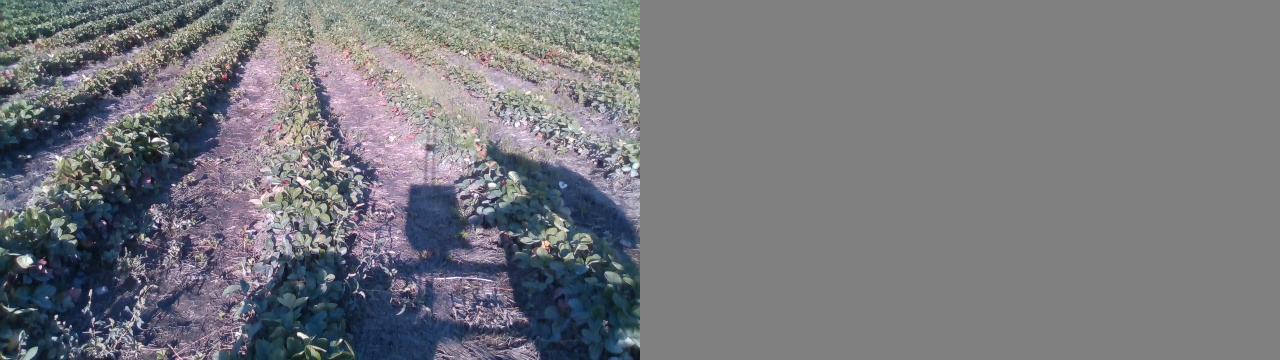
#> input picture auto_nav/scripts/Lane_fit.png, 1280 x 360 px, given as the content of the folder /home/vignesh/dummy_folder/test_cases/tiny_plants/lanes_test, which was not available
$ python comp_fitting.py   (Python 2 division)   (older library calls are emulated)
#> lines starting #> are read from the running program, lines starting #| are printed output that depends on the picture; after the words box and inside, x2 and y2 are one past the last pixel; in counts of white or black regions, pixels touching at a corner belong together; pictures that were not available may be replaced by others from this repository, and a replacement may not be noted
#!/usr/bin/env python
import cv2
import numpy as np
import matplotlib.image as mpimg
import matplotlib.pyplot as plt
import time
import glob
import os.path as osp
import math

total_time = 0
# input_dir = ("/home/vignesh/dummy_folder/test_cases/inclined_terrains/") # HOUGH
matching_score = []
test_dir = str('/home/vignesh/dummy_folder/test_cases/tiny_plants/')
input_dir = (test_dir+"lanes_test/")  # HOUGH
src = np.float32([(0,0), (1,0), (-0.25, 0.9), (1.25, 0.9)])
dst = np.float32([(0,0), (1,0), (0,1), (1,1)])

def perspective_warp(img, dst_size, src, dst): # Choose the four vertices
    img_size = np.float32([(img.shape[1],img.shape[0])])
    src = src* img_size
    dst = dst * np.float32(dst_size) # For destination points

    # Given src and dst points, calculate the perspective transform matrix
    M = cv2.getPerspectiveTransform(src, dst)

    # Warp the image using OpenCV warpPerspective()
    warped = cv2.warpPerspective(img, M, dst_size)

    return warped, M

def hough_function(gray):
    minLinLength = 265
    maxLineGap = 20
    thres = 250

    lines = cv2.HoughLinesP(gray,1, np.pi/180, thres, minLinLength, maxLineGap)
    midLane = []
    total_x1 = []
    total_y1 = []
    total_x2 = []
    total_y2 = []
    gray_rgb = cv2.cvtColor(gray,cv2.COLOR_GRAY2RGB)

    for i in range(1,len(lines)):
       for x1, y1, x2, y2 in lines[i]:
          # l_a = abs(np.arctan2(y2-y1,x2-x1)-1.57)
          #if(abs(l_a)<0.1):
          if(abs(y1 - y2)<30):
               continue # Reject the vertical lines

          cv2.line(gray_rgb,(x1,y1),(x2,y2),(255,0,0),2)

          if (y2>y1):
	          total_x1.append(x1)
	          total_y1.append(y1)

	          total_x2.append(x2)
	          total_y2.append(y2)
          else:
	          total_x1.append(x2)
	          total_y1.append(y2)

	          total_x2.append(x1)
	          total_y2.append(y1)

          # np.sum(total_y1)/len(total_y1)
    cv2.line(gray_rgb,(int(np.mean(total_x1)),int(np.mean(total_y1))),(int(np.mean(total_x2)),int(np.mean(total_y2))),(255,0,255),4)

    lenAB = math.sqrt(math.pow(np.mean(total_x1) - np.mean(total_x2), 2.0) + pow(np.mean(total_y1) - np.mean(total_y2), 2.0))
    length = gray_rgb.shape[1]-int(np.mean(total_y1))

    C_x = np.mean(total_x2) + (np.mean(total_x2) - np.mean(total_x1)) / lenAB * length
    C_y = np.mean(total_y2) + (np.mean(total_y2) - np.mean(total_y1)) / lenAB * length

    D_x = np.mean(total_x1) + (np.mean(total_x1) - np.mean(total_x2)) / lenAB * length
    D_y = np.mean(total_y1) + (np.mean(total_y1) - np.mean(total_y2)) / lenAB * length

    cv2.line(gray_rgb,(int(np.mean(total_x1)),int(np.mean(total_y1))),(int(C_x),int(C_y)),(0,0,255),2)
    cv2.line(gray_rgb,(int(np.mean(total_x1)),int(np.mean(total_y1))),(int(D_x),int(D_y)),(0,0,255),2)
    # print C_x, C_y, D_x, D_y
    return gray_rgb, C_x, C_y, D_x, D_y

############################ HOUGH transform ############################
for label_file in glob.glob(osp.join(input_dir, '*.png')):
        print(label_file)
        with open(label_file) as f:
            base = osp.splitext(osp.basename(label_file))[0]
            img = cv2.imread(label_file)
#> img is the input picture: shape (360, 1280, 3); mean B, G, R 124.6, 119.6, 118.3
            #img = cv2.resize(img,None,fx=0.75,fy=0.75)
            img = cv2.medianBlur(img, 15)

    	    # Read Images
    	    #img = mpimg.imread("/home/vignesh/dummy_folder/test_cases/20191010_L1_N_0000_crop_pred.png", cv2.CV_8UC1)

            crop_ratio = 0.3

            # Load image, convert to grayscale, threshold and find contours
            # img = cv2.imread("/home/vignesh/dummy_folder/20191010_L1_N_1498_crop_pred.png")
            rheight, rwidth = img.shape[:2]
#> rheight = 360; rwidth = 1280

            roi_img = img[int(crop_ratio*rheight):rheight,0:rwidth]
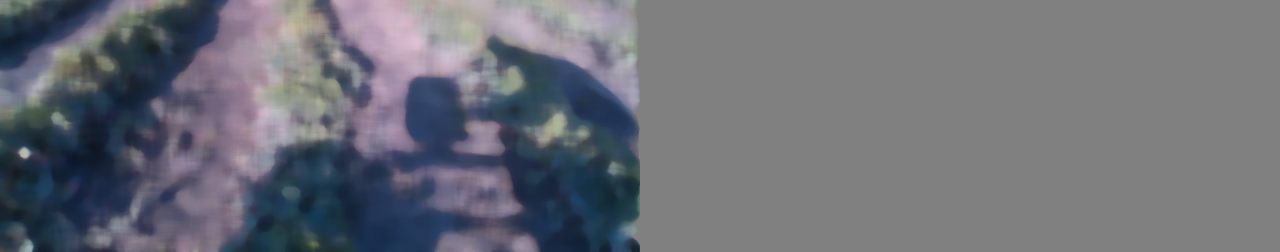
#> roi_img: shape (252, 1280, 3); mean B, G, R 119.3, 111.2, 109.1

    	    # img = cv2.resize(img,None,fx=0.75,fy=0.75)
            # gray = cv2.Canny(img, 50, 150)

    	    gray = cv2.cvtColor(roi_img,cv2.COLOR_BGR2GRAY)
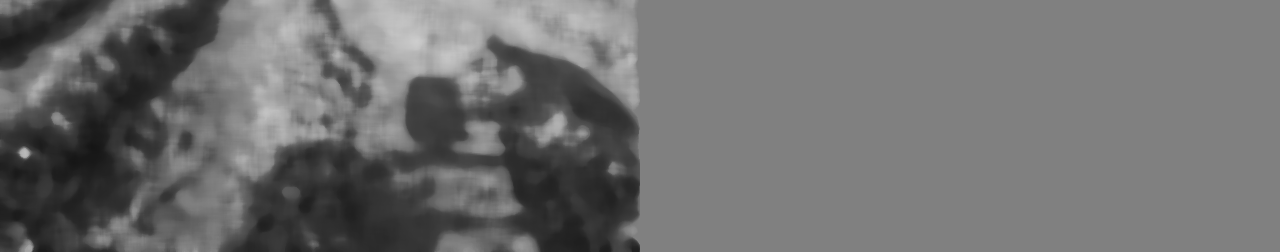
#> gray: shape (252, 1280); min 21, max 205, mean 111.5
            dst_size = gray.shape[:2]
#> dst_size = (252, 1280)

            warp_img, M_t  = perspective_warp(gray, (dst_size[0], dst_size[1]), src, dst) # Perspective warp
#> in perspective_warp, `warped = cv2.warpPerspective(img, M, dst_size)`:
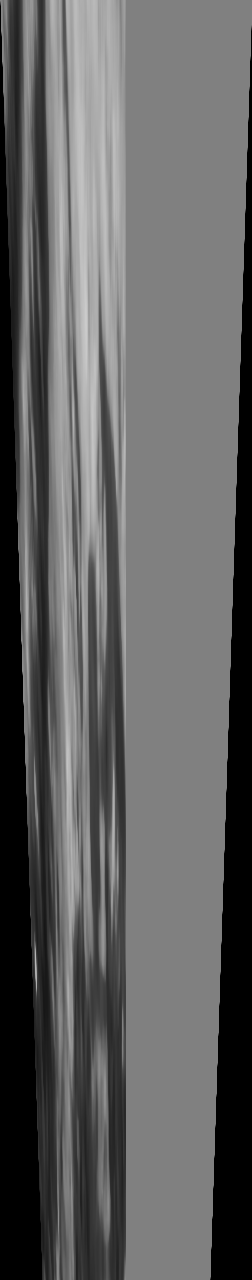
#> warped: shape (1280, 252); min 0, max 203, mean 97.4
#> M_t = [[0.197, 0.278, 0], [0, 8.47, 0], [0, 0.0022, 1]]

            gray_rgb, C_x, C_y, D_x, D_y = hough_function(warp_img)
#> in hough_function, `lines = cv2.HoughLinesP(gray,1, np.pi/180, thres, minLinLength, maxLin..`: lines = 492 rows, first 6: [52, 1279, 209, 0], [71, 1279, 228, 0], [113, 1279, 248, 0], [26, 0, 49, 1279], [129, 819, 146, 961], [149, 943, 179, 1279]
#> after the loop in hough_function, `for i in range(1,len(lines)):`:
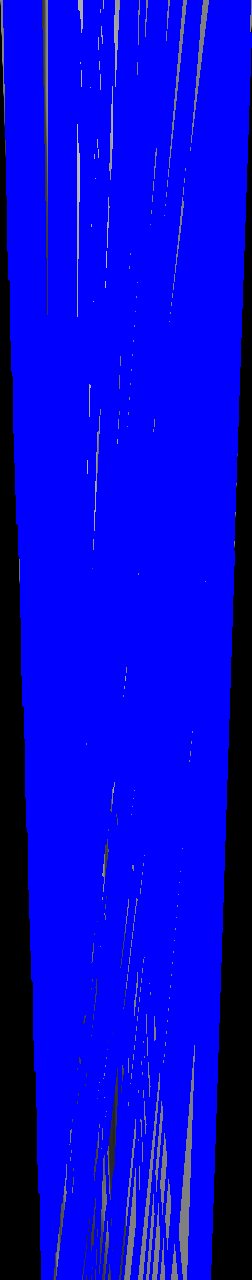
#> gray_rgb: shape (1280, 252, 3); mean B, G, R 208.8, 4.1, 4.1
#> after the loop in hough_function, `for i in range(1,len(lines)):`: total_x1 = 423 values, max 250 at index 43, min 4 at index 380, mean 125.4; total_x2 = 423 values, max 232 at index 237, min 9 at index 380, mean 104.5; total_y1 = 423 values, max 1248 at index 390, min 0 at index 0, mean 440.8; total_y2 = 423 values, max 1279 at index 0, min 34 at index 403, mean 849.8
#> in hough_function, `lenAB = math.sqrt(math.pow(np.mean(total_x1) - np.mean(total_x2), 2.0)..`: lenAB = 409.5
#> in hough_function, `length = gray_rgb.shape[1]-int(np.mean(total_y1))`: length = -188
#> in hough_function, `C_x = np.mean(total_x2) + (np.mean(total_x2) - np.mean(total_x1)) / le..`: C_x = 114.1
#> in hough_function, `C_y = np.mean(total_y2) + (np.mean(total_y2) - np.mean(total_y1)) / le..`: C_y = 662
#> in hough_function, `D_x = np.mean(total_x1) + (np.mean(total_x1) - np.mean(total_x2)) / le..`: D_x = 115.8
#> in hough_function, `D_y = np.mean(total_y1) + (np.mean(total_y1) - np.mean(total_y2)) / le..`: D_y = 628.6
#> in hough_function, `cv2.line(gray_rgb,(int(np.mean(total_x1)),int(np.mean(total_y1))),(int..`:
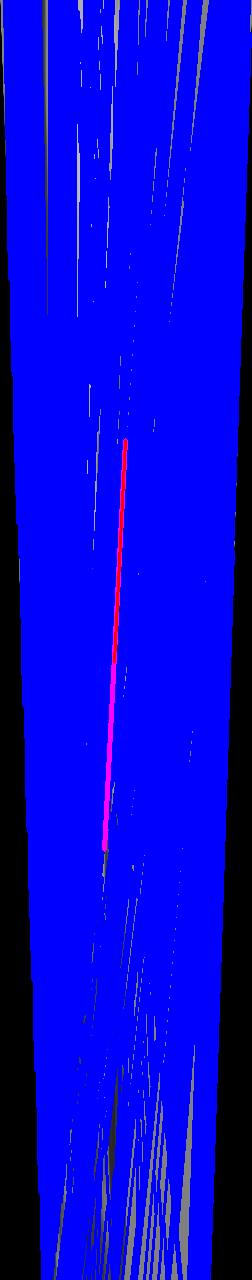
#> gray_rgb: shape (1280, 252, 3); mean B, G, R 208.3, 4.1, 5.7
#> in hough_function, `cv2.line(gray_rgb,(int(np.mean(total_x1)),int(np.mean(total_y1))),(int..`: gray_rgb: shape (1280, 252, 3); 0.02% of pixels changed, all inside (x1, y1, x2, y2) = (114, 450, 124, 629)
#> C_x = 114.1; C_y = 662; D_x = 115.8; D_y = 628.6

            invwarp_img, M_tinv  = perspective_warp(gray_rgb, (dst_size[1], dst_size[0]), dst, src) # Perspective warp
#> call 2 of perspective_warp, with dst_size = (1280, 252), src = array of shape (4, 2), dst = array of shape (4, 2)
#> in perspective_warp (call 2), `M = cv2.getPerspectiveTransform(src, dst)`: M = [[5.08, -0.167, 0], [0, 0.118, 0], [0, -0.00026, 1]]
#> in perspective_warp (call 2), `warped = cv2.warpPerspective(img, M, dst_size)`:
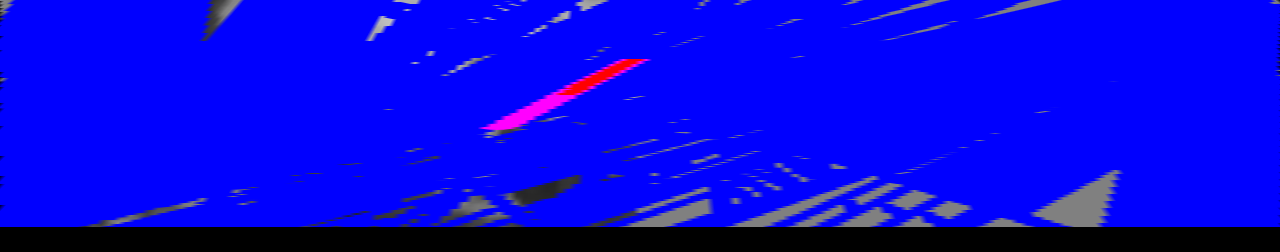
#> warped: shape (252, 1280, 3); mean B, G, R 222.2, 5.5, 7.2
#> M_tinv has the same summary as M in perspective_warp

            point_wp = np.array([C_x, C_y, 1])
#> point_wp = [114.1, 662, 1]
            peakidx_i = np.matmul(M_tinv, point_wp)
#> peakidx_i = [469, 78.2, 0.828]
            peakidx_in = np.array([peakidx_i[0]/peakidx_i[2],peakidx_i[1]/peakidx_i[2]]) # divide by Z point
#> peakidx_in = [566.7, 94.5]
            peakidx_in = peakidx_in.astype(int)
#> peakidx_in = [566, 94]

            point_wp1 = np.array([D_x, D_y, 1])
#> point_wp1 = [115.8, 628.6, 1]
            peakidx_i1 = np.matmul(M_tinv, point_wp1)
#> peakidx_i1 = [483.3, 74.25, 0.836]
            peakidx_in1 = np.array([peakidx_i1[0]/peakidx_i1[2],peakidx_i1[1]/peakidx_i1[2]]) # divide by Z point
#> peakidx_in1 = [577.9, 88.78]
            peakidx_in1 = peakidx_in1.astype(int)
#> peakidx_in1 = [577, 88]
            cv2.line(invwarp_img,(int(peakidx_in[0]),int(gray.shape[0])),(int(peakidx_in1[0]),0),(0,0,255),2)
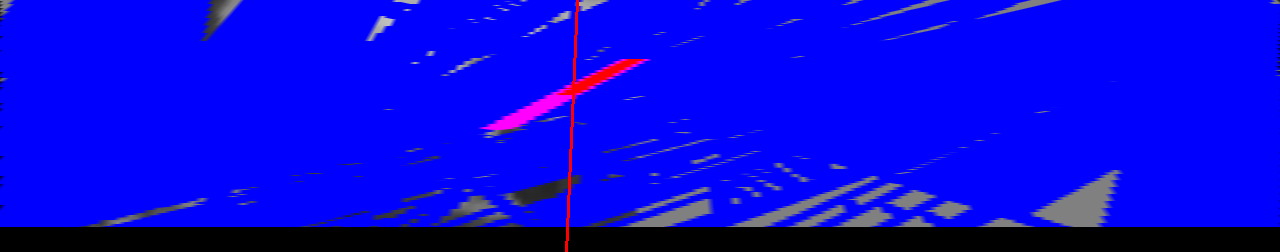
#> invwarp_img: shape (252, 1280, 3); 0.23% of pixels changed, all inside (x1, y1, x2, y2) = (565, 0, 579, 252)

            hough_pts = []
            for ind in range(gray.shape[0]):

                pts = peakidx_in[0]*(float(ind)/float(gray.shape[1])) + (1-(float(ind)/float(gray.shape[1])))*peakidx_in1[0]
                hough_pts.append(int(pts))
#> this loop made 252 passes
#> pts on passes 1 to 3: 577, 577, 577
#> after the loop, hough_pts = 252 values, max 577 at index 0, min 574 at index 233, mean 575.4

            #print peakidx_in, peakidx_in1, gray.shape[0]

            # invwarp_img = cv2.inRange(invwarp_img, (0, 0, 0), (0, 0, 255))
            ### Ground Truth ###
            import csv
            gt_row_x = []
            gt_row_y = []
            # rheight1, rwidth1 = gray.shape[:2]

            base_name = osp.splitext(base)[0][0:18]

            # with open('/home/vignesh/dummy_folder/test_cases/inclined_terrains/ground_truth/'+os.path.splitext(self.base)[0][0:11]+'.csv') as csvfile:
#> (the run stopped early here; a loop or call above may not have finished)
